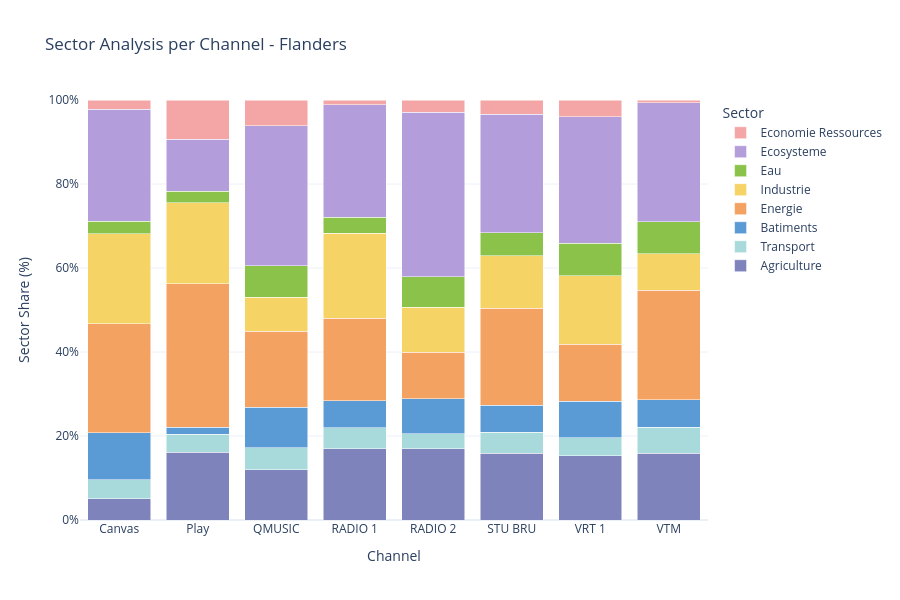

This figure's notebook cell:
### Code cell
# Sector columns
sector_columns = [
    
    'Agriculture',
    'Transport',
    'Batiments',
    'Energie',
    'Industrie',
    'Eau',
    'Ecosysteme',
    'Economie Ressources'
]


for sector in sector_columns:
    df_themes[sector] = df_themes[sector].fillna(False).astype(bool)


for sector in sector_columns:
    df_themes[sector] = df_themes[sector] * df_themes['Count']


sector_counts = (
    df_themes.groupby('Channel Title')[sector_columns]
      .sum()
      .reset_index()
)

# Convert to percentages 
channel_pct = sector_counts.copy()

channel_pct[sector_columns] = (
    channel_pct[sector_columns]
    .div(channel_pct[sector_columns].sum(axis=1), axis=0)
    * 100
)

# Pastel colors
sector_colors = {
    'Energie': '#F4A261',
    'Ecosysteme': '#B39DDB',
    'Industrie': '#F6D365',
    'Agriculture': '#7E83BC',
    'Economie Ressources': '#F4A6A6',
    'Transport': '#A8DADC',
    'Batiments': '#5B9BD5',
    'Eau': '#8BC34A',
    'General': '#D8BFD8'
}

# Plot
fig = go.Figure()

for sector in sector_columns:
    fig.add_trace(
        go.Bar(
            x=channel_pct['Channel Title'],
            y=channel_pct[sector],
            name=sector,
            marker_color=sector_colors.get(sector)
        )
    )

fig.update_layout(
    title='Sector Analysis per Channel - Flanders',
    barmode='stack',
    template='plotly_white',
    xaxis_title='Channel',
    yaxis_title='Sector Share (%)',
    legend_title='Sector',
    height=600
)

fig.update_yaxes(
    range=[0, 100],
    ticksuffix='%'
)

fig.show()
fig.write_html("charts/Sector_Analysis_per_Channel.html", full_html=True, include_plotlyjs='cdn')

### Figure 1 — Plotly figure (JSON) as saved in the notebook; plotly's stock layout.template omitted (floating-point values rounded to 4 significant figures)
{"data": [{"marker": {"color": "#7E83BC"}, "name": "Agriculture", "type": "bar", "x": ["Canvas", "Play", "QMUSIC", "RADIO 1", "RADIO 2", "STU BRU", "VRT 1", "VTM"], "y": [5.103, 16.08, 11.99, 16.94, 17.01, 15.91, 15.33, 15.89]}, {"marker": {"color": "#A8DADC"}, "name": "Transport", "type": "bar", "x": ["Canvas", "Play", "QMUSIC", "RADIO 1", "RADIO 2", "STU BRU", "VRT 1", "VTM"], "y": [4.452, 4.355, 5.162, 4.991, 3.557, 4.943, 4.312, 6.241]}, {"marker": {"color": "#5B9BD5"}, "name": "Batiments", "type": "bar", "x": ["Canvas", "Play", "QMUSIC", "RADIO 1", "RADIO 2", "STU BRU", "VRT 1", "VTM"], "y": [11.18, 1.675, 9.659, 6.42, 8.299, 6.527, 8.625, 6.525]}, {"marker": {"color": "#F4A261"}, "name": "Energie", "type": "bar", "x": ["Canvas", "Play", "QMUSIC", "RADIO 1", "RADIO 2", "STU BRU", "VRT 1", "VTM"], "y": [25.95, 34.17, 18.15, 19.72, 11.08, 23.0, 13.58, 26.1]}, {"marker": {"color": "#F6D365"}, "name": "Industrie", "type": "bar", "x": ["Canvas", "Play", "QMUSIC", "RADIO 1", "RADIO 2", "STU BRU", "VRT 1", "VTM"], "y": [21.5, 19.26, 8.077, 20.15, 10.73, 12.55, 16.26, 8.652]}, {"marker": {"color": "#8BC34A"}, "name": "Eau", "type": "bar", "x": ["Canvas", "Play", "QMUSIC", "RADIO 1", "RADIO 2", "STU BRU", "VRT 1", "VTM"], "y": [2.932, 2.68, 7.494, 3.885, 7.291, 5.513, 7.751, 7.66]}, {"marker": {"color": "#B39DDB"}, "name": "Ecosysteme", "type": "bar", "x": ["Canvas", "Play", "QMUSIC", "RADIO 1", "RADIO 2", "STU BRU", "VRT 1", "VTM"], "y": [26.71, 12.4, 33.31, 26.81, 39.15, 28.14, 30.13, 28.23]}, {"marker": {"color": "#F4A6A6"}, "name": "Economie Ressources", "type": "bar", "x": ["Canvas", "Play", "QMUSIC", "RADIO 1", "RADIO 2", "STU BRU", "VRT 1", "VTM"], "y": [2.172, 9.38, 6.162, 1.079, 2.875, 3.422, 4.021, 0.7092]}], "layout": {"barmode": "stack", "height": 600, "legend": {"title": {"text": "Sector"}}, "title": {"text": "Sector Analysis per Channel - Flanders"}, "xaxis": {"title": {"text": "Channel"}}, "yaxis": {"range": [0, 100], "ticksuffix": "%", "title": {"text": "Sector Share (%)"}}}}
